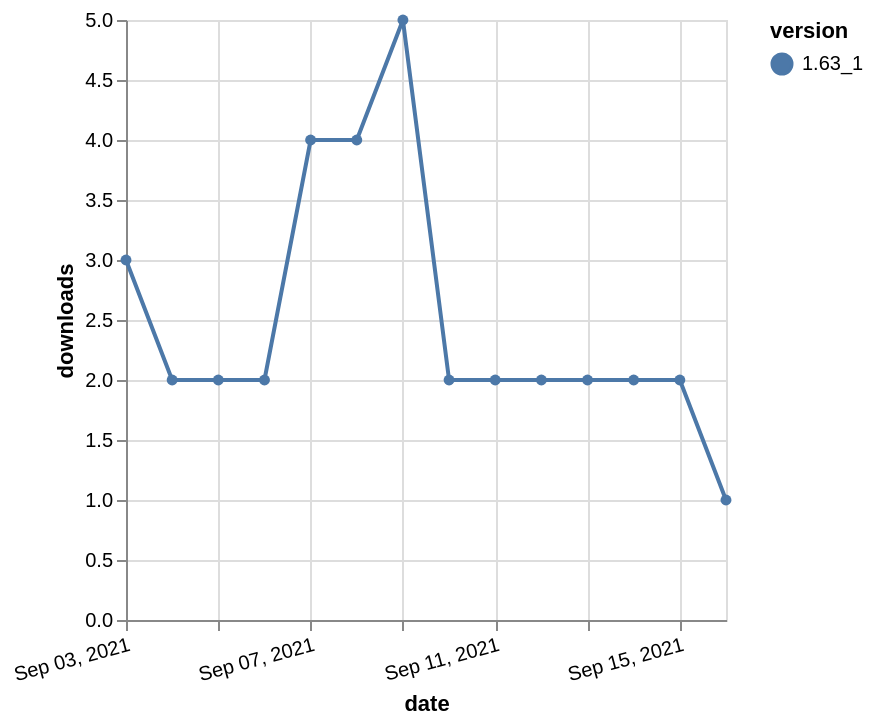

Describe this chart as a Vega-Lite specification.
### Vega-Lite specification from a JSON file in a GitHub repository (floating-point values rounded to 4 significant figures)
{"$schema": "https://vega.github.io/schema/vega-lite/v5.json", "description": "A simple bar chart with embedded data.", "data": {"values": [{"date": "2021-09-03", "total": 6809, "delta": 3, "version": "1.63_1"}, {"date": "2021-09-04", "total": 6811, "delta": 2, "version": "1.63_1"}, {"date": "2021-09-05", "total": 6813, "delta": 2, "version": "1.63_1"}, {"date": "2021-09-06", "total": 6815, "delta": 2, "version": "1.63_1"}, {"date": "2021-09-07", "total": 6819, "delta": 4, "version": "1.63_1"}, {"date": "2021-09-08", "total": 6823, "delta": 4, "version": "1.63_1"}, {"date": "2021-09-09", "total": 6828, "delta": 5, "version": "1.63_1"}, {"date": "2021-09-10", "total": 6830, "delta": 2, "version": "1.63_1"}, {"date": "2021-09-11", "total": 6832, "delta": 2, "version": "1.63_1"}, {"date": "2021-09-12", "total": 6834, "delta": 2, "version": "1.63_1"}, {"date": "2021-09-13", "total": 6836, "delta": 2, "version": "1.63_1"}, {"date": "2021-09-14", "total": 6838, "delta": 2, "version": "1.63_1"}, {"date": "2021-09-15", "total": 6840, "delta": 2, "version": "1.63_1"}, {"date": "2021-09-16", "total": 6841, "delta": 1, "version": "1.63_1"}]}, "width": "container", "mark": {"type": "line", "point": {"filled": true}}, "encoding": {"x": {"field": "date", "type": "temporal", "timeUnit": "yearmonthdate", "title": "date", "axis": {"labelAngle": -15}}, "y": {"field": "delta", "type": "quantitative", "title": "downloads"}, "color": {"field": "version", "type": "nominal"}, "tooltip": {"field": "delta"}}}
